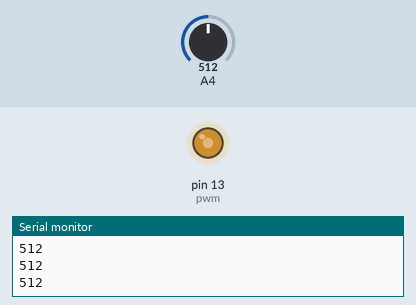
This sketch was run on a simulated Arduino Mega 2560, built with avr-gcc and run on an emulated ATmega2560. Shown: output pins drawn as LEDs (lit = HIGH), the last lines printed to the serial monitor. Inputs (shaded band) come from the test bench; at power-on: A4 = 512.

Above: at 1.2 s.
1.3 s: A4 set to 716
At 1.8 s:
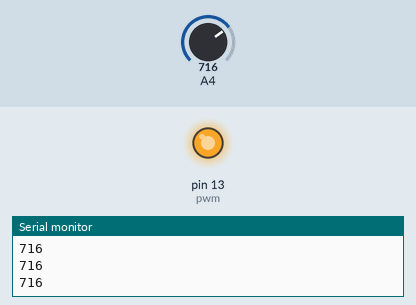
2.8 s: A4 set to 900
At 3.3 s:
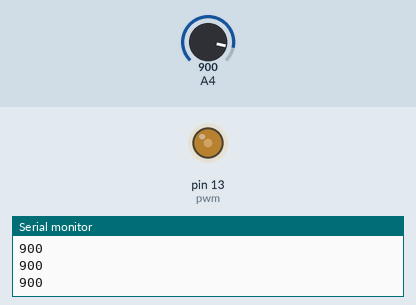
4.3 s: A4 set to 1023
At 4.8 s:
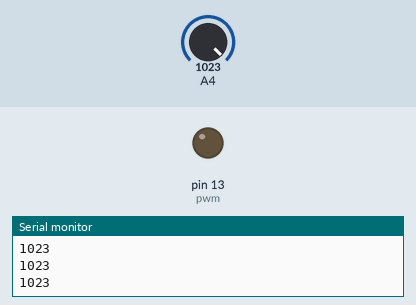
5.8 s: A4 set to 306
At 6.4 s:
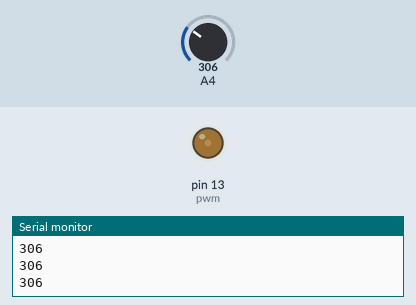
Timing chart, 0 to 8.3 s (numbered marks = the images above; inputs shaded):
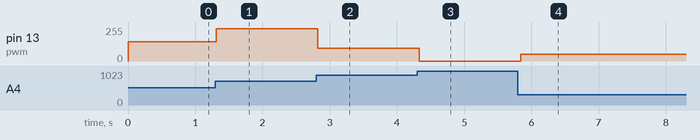

Measured:
- after the input at 1.3 s, pin 13 (pwm): 144/255 → 241/255 at once
- after the input at 2.8 s, pin 13 (pwm): 241/255 → 97/255 at once
- after the input at 4.3 s, pin 13 (pwm): 97/255 → 0/255 at once
- after the input at 5.8 s, pin 13 (pwm): 0/255 → 49/255 at once

The sketch:

lap52.ino
```cpp
int adc = 36;
int pwm = 13;

void setup() {
   Serial.begin(9600);
}

void loop() {

  //  Serial.println(" stang888");
  //   Serial.println("");
  //   delay(200);
    // Serial.println(analogRead(adc));
    // analogWrite(pwm,250);

    // delay(500);
    // Serial.println("-OO-OO-OO-OO--O-O");
 int LDR = analogRead(adc);
 Serial.println(LDR);
 int val = map(LDR,0,1023,800,0);
 analogWrite(pwm,val);
 delay(50);


}
```
